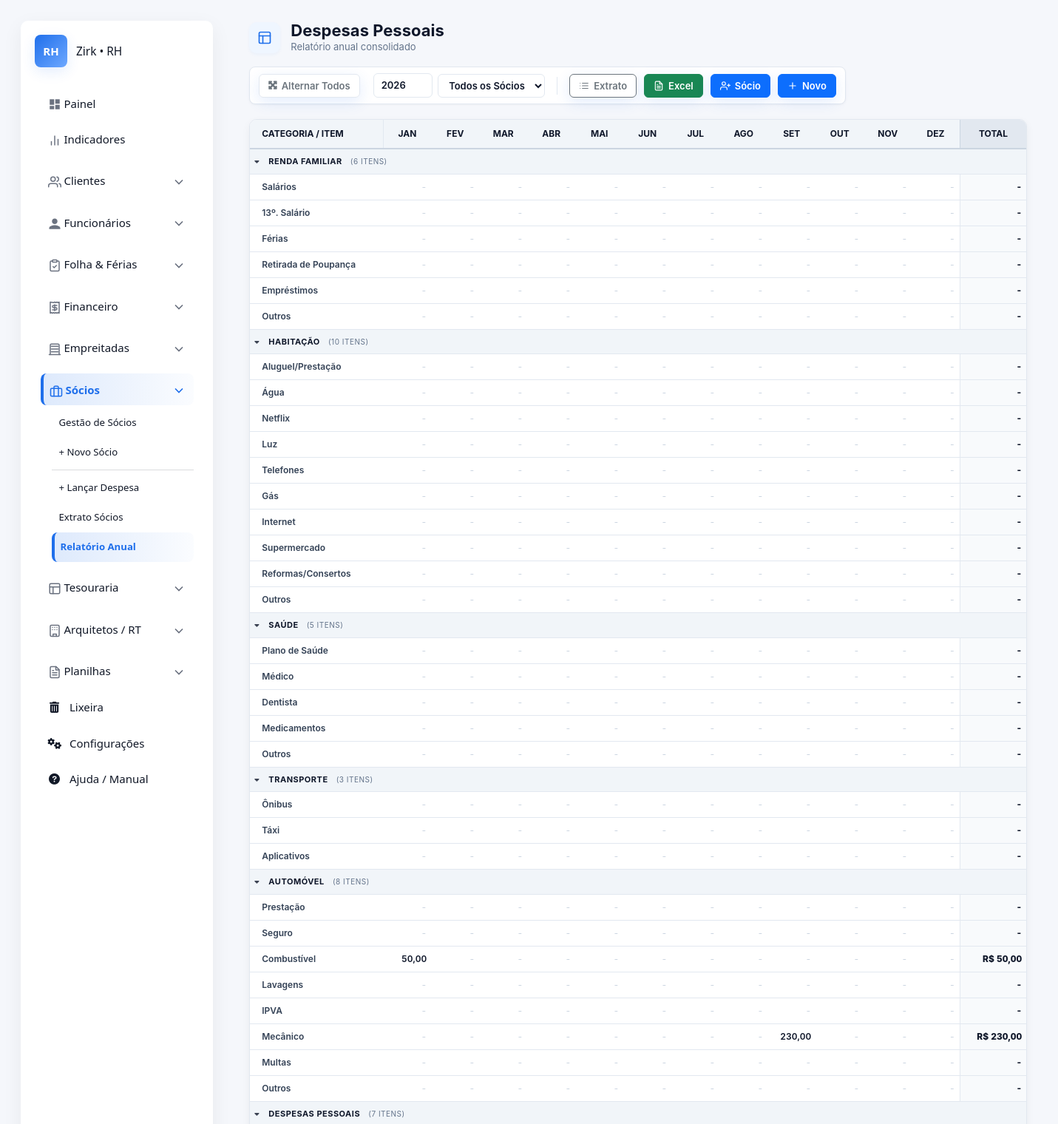
Screenshot of /socios/relatorio/ (signed in, upper part) with the database file from the repository.
### apps/socios/models.py (models this page shows, shortened)
class CategoriaSocio(models.Model):
    GRUPO_CHOICES = [
        ('RENDA_FAMILIAR', 'Renda Familiar'),
        ('HABITACAO', 'Habitação'),
        ('SAUDE', 'Saúde'),
        ('TRANSPORTE', 'Transporte'),
        ('AUTOMOVEL', 'Automóvel'),
        ('DESPESAS_PESSOAIS', 'Despesas Pessoais'),
        ('LAZER', 'Lazer'),
        ('DEPENDENTES', 'Dependentes'),
    ]
    grupo = models.CharField(max_length=50, choices=GRUPO_CHOICES)
    nome = models.CharField(max_length=100)
    class Meta:
        ordering = ['id']
        unique_together = ('grupo', 'nome')

### apps/socios/views.py (the view)
# urls.py: path('relatorio/', views.relatorio_anual, name='relatorio_anual'),
@login_required
def relatorio_anual(request):
    ano_selecionado = request.GET.get('ano', datetime.now().year)
    socio_id_param = request.GET.get('socio') # Pega o ID da URL (?socio=1)
    try:
        ano = int(ano_selecionado)
    except ValueError:
        ano = datetime.now().year
    socio_id = None
    if socio_id_param and socio_id_param != '':
        try:
            socio_id = int(socio_id_param)
        except ValueError:
            pass
    socios = Socio.objects.all() # Lista para o Dropdown
    categorias = CategoriaSocio.objects.all()
    relatorio = {}
    for cat in categorias:
        grupo_label = cat.get_grupo_display()
        if grupo_label not in relatorio:
            relatorio[grupo_label] = []
        valores_meses = []
        total_cat = 0
        for mes in range(1, 13):
            qs = LancamentoSocio.objects.filter(
                categoria=cat,
                data__year=ano,
                data__month=mes
            )
            if socio_id:
                qs = qs.filter(socio_id=socio_id)
            soma = qs.aggregate(Sum('valor'))['valor__sum'] or 0
            valores_meses.append(soma)
            total_cat += soma
        relatorio[grupo_label].append({
            'nome': cat.nome,
            'valores': valores_meses,
            'total': total_cat
        })
    context = {
        'relatorio': relatorio,
        'ano': ano,
        'meses': ['Jan', 'Fev', 'Mar', 'Abr', 'Mai', 'Jun', 'Jul', 'Ago', 'Set', 'Out', 'Nov', 'Dez'],
        'socios': socios,       # Lista completa
        'socio_atual': socio_id # ID selecionado para manter o select marcado
    }
    return render(request, 'core/socios/relatorio_anual.html', context)

### apps/configuracoes/context_processors.py (called while the page is built)
def configuracoes_globais(request):
    return {}

### apps/configuracoes/mixin.py (called while the page is built)
    def get_queryset(self):
        return super().get_queryset().filter(is_deleted=False)

### apps/ferias/service.py (called while the page is built, shortened)
def gerar_novo_periodo_aquisitivo(funcionario):
    if getattr(funcionario, 'is_deleted', False):
        return None
    if not hasattr(funcionario, 'dados_trabalhistas'):
        return None
    dados = funcionario.dados_trabalhistas
    data_admissao = dados.data_admissao_marcenaria or dados.data_admissao_contabilidade
    if not data_admissao:
        return None
    ultimo_periodo = funcionario.periodos_aquisitivos.order_by('-data_fim').first()
    hoje = timezone.now().date()
    data_limite_retroativa = hoje - relativedelta(years=2)
    data_inicio_calculada = None
    if not ultimo_periodo:
        data_inicio_calculada = data_admissao
    else:
        if ultimo_periodo.data_fim >= hoje:
            return None  # Período atual ainda está vigente
        data_inicio_calculada = ultimo_periodo.data_fim + timedelta(days=1)

def atualizar_todos_periodos():
    funcionarios = Funcionario.objects.all() # O SoftDeleteMixin já deve filtrar os deletados
    for func in funcionarios:
        if getattr(func, 'is_deleted', False):
            continue
        gerar_novo_periodo_aquisitivo(func)

### templates/core/socios/relatorio_anual.html (shortened to what this page needs)
{% extends 'core/base.html' %}
{% load static %}
{% block content %}
<div class="page-container">
    <div class="page-header">
        <div class="header-left">
            <div class="header-icon">
                <svg xmlns="http://www.w3.org/2000/svg" width="20" height="20" viewBox="0 0 24 24" fill="none" stroke="currentColor" stroke-width="2" stroke-linecap="round" stroke-linejoin="round"><rect x="3" y="3" width="18" height="18" rx="2" ry="2"/><line x1="3" y1="9" x2="21" y2="9"/><line x1="9" y1="21" x2="9" y2="9"/></svg>
            </div>
            <div class="header-content">
                <h1>Despesas Pessoais</h1>
                <p>Relatório anual consolidado</p>
            </div>
        </div>
        <div class="actions-bar">
            <button onclick="toggleAllGroups()" class="btn btn-outline-secondary" style="border:1px solid #e2e8f0; margin-right: 8px;">
                <i class="fas fa-expand-arrows-alt"></i> Alternar Todos
            </button>
            <form method="get" class="d-flex align-items-center gap-2 m-0">
                <input type="number"
                       name="ano"
                       value="{{ ano }}"
                       class="custom-control custom-input-number"
                       min="2000"
                       max="2100"
                       onchange="this.form.submit()"
                       title="Selecione o ano">
                <select name="socio" class="custom-control custom-select" onchange="this.form.submit()">
                    <option value="" {% if not socio_atual %}selected{% endif %}>Todos os Sócios</option>
                </select>
            </form>
            <a href="{% url 'socios:listar_lancamentos' %}" class="btn btn-outline-secondary">
                Extrato
            </a>
            <a href="{% url 'socios:exportar_excel' %}?ano={{ ano }}&socio={{ socio_atual|default:'' }}" class="btn btn-success">
                Excel
            </a>
                        <a href="{% url 'socios:cadastrar_socio' %}" class="btn btn-primary" title="Cadastrar novo sócio">
                Sócio
            </a>
            <a href="{% url 'socios:registrar_despesa' %}" class="btn btn-primary">
                <svg xmlns="http://www.w3.org/2000/svg" viewBox="0 0 24 24" fill="none" stroke="currentColor" stroke-width="2" stroke-linecap="round" stroke-linejoin="round"><line x1="12" y1="5" x2="12" y2="19"/><line x1="5" y1="12" x2="19" y2="12"/></svg>
                Novo
            </a>
        </div>
    </div>
    <div class="list-panel">
        <div class="table-container">
            <table class="rh-table">
                <thead>
                    <tr>
                        <th style="min-width: 180px;">CATEGORIA / ITEM</th>
                        {% for m in meses %}
                            <th style="min-width: 65px;">{{ m }}</th>
                        {% endfor %}
                        <th class="th-total" style="min-width: 90px;">TOTAL</th>
                    </tr>
                </thead>
                <tbody>
                    {% for grupo_nome, itens in relatorio.items %}
                        <tr class="group-row" onclick="toggleGroup('{{ forloop.counter }}', this)">
                            <td colspan="14">
                                <i class="fas fa-caret-down icon-small"></i>
                                {{ grupo_nome }}
                                <span style="font-weight: 400; color: #64748b; font-size: 10px; margin-left: 8px;">
                                    ({{ itens|length }} itens)
                                </span>
                            </td>
                        </tr>
                        {% for item in itens %}
                        <tr class="group-item-{{ forloop.parentloop.counter }}">
                            <td style="padding-left: 16px; font-weight: 600; color: #334155; overflow: hidden; text-overflow: ellipsis;">
                                {{ item.nome|truncatechars:25 }}
                            </td>
                            {% for valor in item.valores %}
                                <td class="cell-value">
                                    {% if valor > 0 %}
                                        <span class="val-positive">{{ valor|floatformat:2 }}</span>
                                    {% else %}
                                        <span class="val-zero">-</span>
                                    {% endif %}
                                </td>
                            {% endfor %}
                            <td class="cell-value cell-total">
                                {% if item.total > 0 %}
                                    R$ {{ item.total|floatformat:2 }}
                                {% else %}
                                    -
                                {% endif %}
                            </td>
                        </tr>
                        {% endfor %}
                    {% empty %}
                        <tr>
                            <td colspan="14" style="text-align: center; padding: 40px; color: var(--text-muted);">
                                <span>Nenhum dado encontrado.</span>
                            </td>
                        </tr>
                    {% endfor %}
                </tbody>
            </table>
        </div>
    </div>
</div>
{% endblock %}

### static/core/css/style.css (style rules this page uses)
:root { --bg: #f5f7fb; --surface: #ffffff; --surface-secondary: #f7faff; --text: #111827; --text-secondary: #4b5563; --muted: #6b7280; --primary: #1f6feb; --primary-hover: #1a5dbd; --accent: #13a38c; --danger: #e5544b; --border-color: #e5e7eb; --input-bg: #fbfcfe; --input-border: #e7edf8; --table-header-bg: #f4f4f4; --table-row-hover: #f9f9f9; --nav-hover: #F3F6FB; --shadow-color: rgba(15, 23, 42, 0.06); --shadow-primary: rgba(31, 111, 235, 0.12); --radius: 10px; --gap: 18px; font-family: Inter, system-ui, -apple-system, "Segoe UI", Roboto, "Helvetica Neue", Arial; font-size: 15px; }
* { box-sizing: border-box; }
html, body { height: 100%; margin: 0; background: var(--bg); color: var(--text); -webkit-font-smoothing: antialiased; }
button { font: inherit; }
.btn { background: var(--primary); color: white; border: 0; padding: 8px 16px; cursor: pointer; font-weight: 600; font-size: 0.9rem; border-radius: var(--radius); box-shadow: 0 6px 20px var(--shadow-primary); transition: all 0.2s ease; }
.btn-primary { background-color: var(--primary); color: #fff; border: none; padding: 0.8rem 2rem; border-radius: 8px; font-size: 1rem; cursor: pointer; transition: background 0.2s ease; }
table { width: 100%; border-collapse: collapse; font-size: 0.95rem; }
thead th { text-align: left; padding: 10px 8px; color: var(--muted); font-weight: 700; border-bottom: 1px solid var(--border-color); }
th, td { padding: 12px 20px; text-align: left; border-bottom: 1px solid var(--border-color); color: var(--text); }
th { background-color: var(--table-header-bg); }
.table-container { width: 100%; overflow-x: auto; }

### rows the page displays
CategoriaSocio: nome "Salários"
CategoriaSocio: nome "13º. Salário"
CategoriaSocio: nome "Férias"
CategoriaSocio: nome "Retirada de Poupança"
CategoriaSocio: nome "Empréstimos"
CategoriaSocio: nome "Outros"
CategoriaSocio: nome "Aluguel/Prestação"
CategoriaSocio: nome "Água"
CategoriaSocio: nome "Netflix"
CategoriaSocio: nome "Luz"
CategoriaSocio: nome "Telefones"
CategoriaSocio: nome "Gás"
CategoriaSocio: nome "Internet"
CategoriaSocio: nome "Supermercado"
CategoriaSocio: nome "Reformas/Consertos"
CategoriaSocio: nome "Outros"
CategoriaSocio: nome "Plano de Saúde"
CategoriaSocio: nome "Médico"
CategoriaSocio: nome "Dentista"
CategoriaSocio: nome "Medicamentos"
CategoriaSocio: nome "Outros"
CategoriaSocio: nome "Ônibus"
CategoriaSocio: nome "Táxi"
CategoriaSocio: nome "Aplicativos"
CategoriaSocio: nome "Prestação"
CategoriaSocio: nome "Seguro"
CategoriaSocio: nome "Combustível"
CategoriaSocio: nome "Lavagens"
CategoriaSocio: nome "IPVA"
CategoriaSocio: nome "Mecânico"
CategoriaSocio: nome "Multas"
CategoriaSocio: nome "Outros"

### other values shown
{{ m }} "JAN" "FEV" "MAR" "ABR" "MAI" "JUN" "JUL" "AGO" "SET" "OUT" "NOV" "DEZ"
{{ grupo_nome }} "RENDA FAMILIAR" "HABITAÇÃO" "SAÚDE" "TRANSPORTE" "AUTOMÓVEL" "DESPESAS PESSOAIS"
{{ itens|length }} "6" "10" "5" "3" "8" "7"
{{ valor|floatformat:2 }} "50,00" "230,00"
{{ item.total|floatformat:2 }} "50,00" "230,00"
